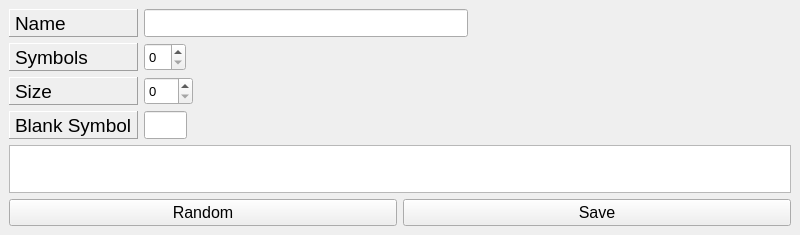
<?xml version="1.0" encoding="UTF-8"?>
<ui version="4.0">
 <class>RandomTapes</class>
 <widget class="QMainWindow" name="RandomTapes">
  <property name="geometry">
   <rect>
    <x>0</x>
    <y>0</y>
    <width>800</width>
    <height>235</height>
   </rect>
  </property>
  <property name="windowTitle">
   <string>MainWindow</string>
  </property>
  <widget class="QWidget" name="zCentralwidget">
   <layout class="QVBoxLayout" name="verticalLayout">
    <item>
     <layout class="QHBoxLayout" name="zTopLayout">
      <item>
       <layout class="QVBoxLayout" name="zLabels">
        <item>
         <widget class="QLabel" name="zLabel_2">
          <property name="font">
           <font>
            <pointsize>14</pointsize>
           </font>
          </property>
          <property name="frameShape">
           <enum>QFrame::Panel</enum>
          </property>
          <property name="frameShadow">
           <enum>QFrame::Raised</enum>
          </property>
          <property name="text">
           <string>Name</string>
          </property>
          <property name="margin">
           <number>0</number>
          </property>
         </widget>
        </item>
        <item>
         <widget class="QLabel" name="zLabel_4">
          <property name="font">
           <font>
            <pointsize>14</pointsize>
           </font>
          </property>
          <property name="frameShape">
           <enum>QFrame::Panel</enum>
          </property>
          <property name="frameShadow">
           <enum>QFrame::Raised</enum>
          </property>
          <property name="text">
           <string>Symbols</string>
          </property>
          <property name="margin">
           <number>0</number>
          </property>
         </widget>
        </item>
        <item>
         <widget class="QLabel" name="zLabel_3">
          <property name="font">
           <font>
            <pointsize>14</pointsize>
           </font>
          </property>
          <property name="frameShape">
           <enum>QFrame::Panel</enum>
          </property>
          <property name="frameShadow">
           <enum>QFrame::Raised</enum>
          </property>
          <property name="text">
           <string>Size</string>
          </property>
          <property name="margin">
           <number>0</number>
          </property>
         </widget>
        </item>
        <item>
         <widget class="QLabel" name="zLabel">
          <property name="font">
           <font>
            <pointsize>14</pointsize>
           </font>
          </property>
          <property name="frameShape">
           <enum>QFrame::Panel</enum>
          </property>
          <property name="frameShadow">
           <enum>QFrame::Raised</enum>
          </property>
          <property name="text">
           <string>Blank Symbol</string>
          </property>
          <property name="margin">
           <number>0</number>
          </property>
         </widget>
        </item>
       </layout>
      </item>
      <item>
       <layout class="QVBoxLayout" name="zValues">
        <item>
         <layout class="QHBoxLayout" name="zNameLayout">
          <item>
           <widget class="QLineEdit" name="nameEdit">
            <property name="sizePolicy">
             <sizepolicy hsizetype="Expanding" vsizetype="Preferred">
              <horstretch>0</horstretch>
              <verstretch>0</verstretch>
             </sizepolicy>
            </property>
            <property name="font">
             <font>
              <pointsize>10</pointsize>
             </font>
            </property>
           </widget>
          </item>
          <item>
           <spacer name="zSpacer">
            <property name="orientation">
             <enum>Qt::Horizontal</enum>
            </property>
            <property name="sizeHint" stdset="0">
             <size>
              <width>40</width>
              <height>20</height>
             </size>
            </property>
           </spacer>
          </item>
         </layout>
        </item>
        <item>
         <layout class="QHBoxLayout" name="zSymbolsLayout">
          <item>
           <widget class="QSpinBox" name="symSBox">
            <property name="sizePolicy">
             <sizepolicy hsizetype="Fixed" vsizetype="Preferred">
              <horstretch>0</horstretch>
              <verstretch>0</verstretch>
             </sizepolicy>
            </property>
            <property name="font">
             <font>
              <pointsize>10</pointsize>
             </font>
            </property>
            <property name="minimum">
             <number>0</number>
            </property>
            <property name="maximum">
             <number>10</number>
            </property>
            <property name="value">
             <number>0</number>
            </property>
           </widget>
          </item>
          <item>
           <layout class="QHBoxLayout" name="symLayout"/>
          </item>
          <item>
           <spacer name="zSpacer_2">
            <property name="orientation">
             <enum>Qt::Horizontal</enum>
            </property>
            <property name="sizeHint" stdset="0">
             <size>
              <width>40</width>
              <height>20</height>
             </size>
            </property>
           </spacer>
          </item>
         </layout>
        </item>
        <item>
         <layout class="QHBoxLayout" name="zSizeLayout">
          <item>
           <widget class="QSpinBox" name="sizeSBox">
            <property name="sizePolicy">
             <sizepolicy hsizetype="Fixed" vsizetype="Preferred">
              <horstretch>0</horstretch>
              <verstretch>0</verstretch>
             </sizepolicy>
            </property>
            <property name="font">
             <font>
              <pointsize>10</pointsize>
             </font>
            </property>
            <property name="minimum">
             <number>0</number>
            </property>
            <property name="maximum">
             <number>500</number>
            </property>
            <property name="value">
             <number>0</number>
            </property>
           </widget>
          </item>
          <item>
           <spacer name="zSpacer_3">
            <property name="orientation">
             <enum>Qt::Horizontal</enum>
            </property>
            <property name="sizeHint" stdset="0">
             <size>
              <width>40</width>
              <height>20</height>
             </size>
            </property>
           </spacer>
          </item>
         </layout>
        </item>
        <item>
         <layout class="QHBoxLayout" name="zBSymLayout">
          <item>
           <widget class="QLineEdit" name="bSymEdit">
            <property name="sizePolicy">
             <sizepolicy hsizetype="Ignored" vsizetype="Preferred">
              <horstretch>0</horstretch>
              <verstretch>0</verstretch>
             </sizepolicy>
            </property>
            <property name="minimumSize">
             <size>
              <width>43</width>
              <height>0</height>
             </size>
            </property>
            <property name="font">
             <font>
              <pointsize>10</pointsize>
             </font>
            </property>
            <property name="maxLength">
             <number>1</number>
            </property>
            <property name="alignment">
             <set>Qt::AlignCenter</set>
            </property>
           </widget>
          </item>
          <item>
           <spacer name="zSpacer_4">
            <property name="orientation">
             <enum>Qt::Horizontal</enum>
            </property>
            <property name="sizeHint" stdset="0">
             <size>
              <width>40</width>
              <height>20</height>
             </size>
            </property>
           </spacer>
          </item>
         </layout>
        </item>
       </layout>
      </item>
     </layout>
    </item>
    <item>
     <widget class="QListWidget" name="tapeList">
      <property name="maximumSize">
       <size>
        <width>16777215</width>
        <height>48</height>
       </size>
      </property>
     </widget>
    </item>
    <item>
     <layout class="QHBoxLayout" name="zButtonLayout">
      <item>
       <widget class="QPushButton" name="randBt">
        <property name="font">
         <font>
          <pointsize>12</pointsize>
         </font>
        </property>
        <property name="text">
         <string>Random</string>
        </property>
       </widget>
      </item>
      <item>
       <widget class="QPushButton" name="saveBt">
        <property name="font">
         <font>
          <pointsize>12</pointsize>
         </font>
        </property>
        <property name="text">
         <string>Save</string>
        </property>
       </widget>
      </item>
     </layout>
    </item>
   </layout>
  </widget>
 </widget>
 <resources/>
 <connections/>
</ui>
